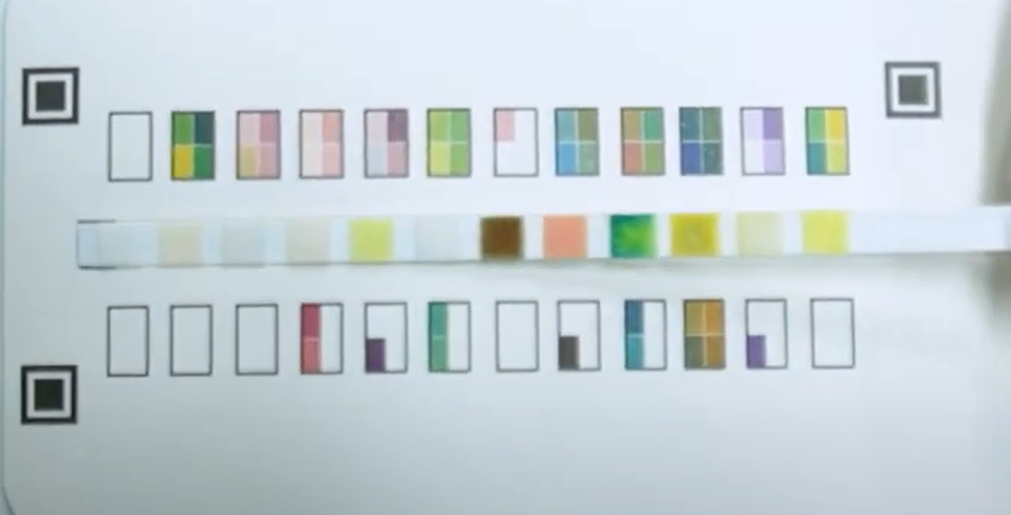
#> input picture basic_color/test_strip.jpg, 1011 x 515 px, found by its file name
$ python warp_strip_only.py
#> lines starting #> are read from the running program, lines starting #| are printed output that depends on the picture
# warp_strip_only.py
# (오직 '스틱'만 펴는 전용 스크립트)

import cv2
import numpy as np

image_filename = "test_strip.jpg"
image = cv2.imread(image_filename)
#> image is the input picture: shape (515, 1011, 3); mean B, G, R 212.9, 208.7, 197.5

if image is None:
    print(f"'{image_filename}' 이미지를 찾을 수 없습니다.")
else:
    # --- 2단계: '스틱'의 원본 좌표 ---
    # (★ 1단계에서 찾은 '스틱'의 4개 좌표를 여기에 붙여넣으세요!)
    pts_src = np.array([
        [75, 209],  # 예: 스틱의 왼쪽 위
        [854, 202],  # 예: 스틱의 오른쪽 위
        [858, 269],  # 예: 스틱의 오른쪽 아래
        [78, 282]   # 예: 스틱의 왼쪽 아래
    ], dtype=np.float32)

    # --- 3단계: ★★★ '스틱'의 목적지 크기 (새로 정의) ★★★ ---
    # 우리는 스틱을 '표준화된' 길고 얇은 직사각형으로 만들 겁니다.
    # (자동 비율 계산이 필요 없습니다)

    STRIP_WIDTH = 600  # 표준 스틱 가로 길이
    STRIP_HEIGHT = 50  # 표준 스틱 세로 높이

    pts_dst = np.array([
        [0, 0],
        [STRIP_WIDTH - 1, 0],
        [STRIP_WIDTH - 1, STRIP_HEIGHT - 1],
        [0, STRIP_HEIGHT - 1]
    ], dtype=np.float32)

    # --- 4단계: 변환 실행 ---
    matrix = cv2.getPerspectiveTransform(pts_src, pts_dst)
    # (STRIP_WIDTH, STRIP_HEIGHT) 크기로 이미지를 강제 변환
    image_warped_strip = cv2.warpPerspective(image, matrix, (STRIP_WIDTH, STRIP_HEIGHT))
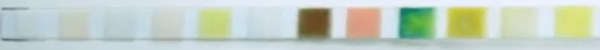
#> image_warped_strip: shape (50, 600, 3); mean B, G, R 194.7, 207, 195

    # --- 5단계: 결과 보여주기 ---
    cv2.imshow("Original Image", image)
    cv2.imshow("Warped Strip ONLY", image_warped_strip) # ★ 결과물

    print("결과 이미지가 '길고 얇은 스틱' 모양으로 펴졌는지 확인하세요.")
    cv2.waitKey(0)
    cv2.destroyAllWindows()

$ run again, with basic_color/test_kit.png saved as basic_color/test_strip.jpg
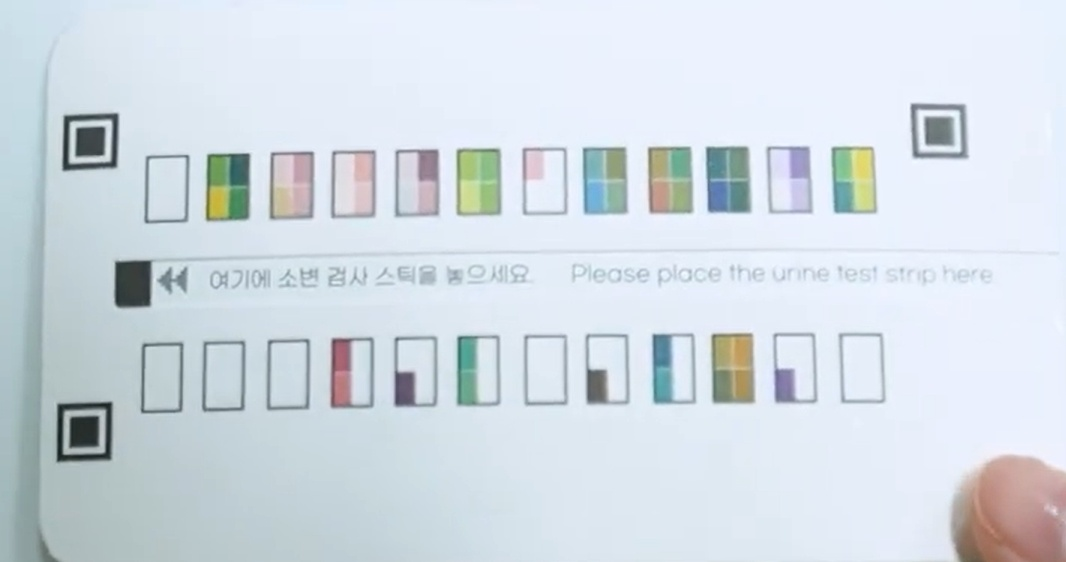
#> input picture basic_color/test_kit.png, 1066 x 562 px, found by its file name
#> image is the input picture: shape (562, 1066, 3); mean B, G, R 227.8, 220.1, 210.6
#> `image_warped_strip = cv2.warpPerspective(image, matrix, (STRIP_WIDTH, ..`:
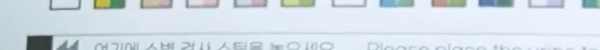
#> image_warped_strip: shape (50, 600, 3); mean B, G, R 230.6, 222.1, 211.7
